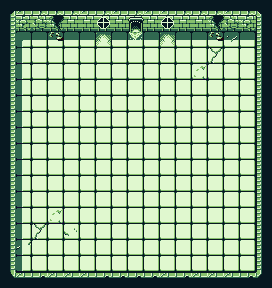

Below is a game level as drawn by its tile map, then a one-line description and the .tmx file that defines it, in full:
An orthogonal 17x18 tile map with 16x16 px tiles, 5 tile layers (Tile, Tile-Wall, Item, Door Close, ...), 2 hidden layers not drawn, 2 tilesets.

<map version="1.9" tiledversion="1.9.2" orientation="orthogonal" renderorder="right-down" width="17" height="18" tilewidth="16" tileheight="16" infinite="0" nextlayerid="8" nextobjectid="1">
 <tileset firstgid="1" source="GBDungeon.tsx" />
 <tileset firstgid="71" source="Path.tsx" />
 <layer id="1" name="Tile" width="17" height="18">
  <data encoding="csv">
0,0,0,0,0,0,0,0,0,0,0,0,0,0,0,0,0,
0,0,0,0,0,0,0,0,0,0,0,0,0,0,0,0,0,
0,39,18,58,18,18,10,18,17,18,10,18,18,58,28,18,0,
0,30,46,46,46,46,46,46,46,46,46,46,46,38,46,46,0,
0,30,46,46,46,46,46,46,46,46,46,46,47,46,46,46,0,
0,30,46,46,46,46,46,46,46,46,46,46,46,46,46,46,0,
0,30,46,46,46,46,46,46,46,46,46,46,46,46,46,46,0,
0,30,46,46,46,46,46,46,46,46,46,46,46,46,46,46,0,
0,30,46,46,46,46,46,46,46,46,46,46,46,46,46,46,0,
0,30,46,46,46,46,46,46,46,46,46,46,46,46,46,46,0,
0,30,46,46,46,46,46,46,46,46,46,46,46,46,46,46,0,
0,30,46,46,46,46,46,46,46,46,46,46,46,46,46,46,0,
0,30,46,46,46,46,46,46,46,46,46,46,46,46,46,46,0,
0,30,46,47,46,46,46,46,46,46,46,46,46,46,46,46,0,
0,30,38,46,37,46,46,46,46,46,46,46,46,46,46,46,0,
0,29,46,46,46,46,46,46,46,46,46,46,46,46,46,46,0,
0,30,46,46,46,46,46,46,46,46,46,46,46,46,46,46,0,
0,0,0,0,0,0,0,0,0,0,0,0,0,0,0,0,0
</data>
 </layer>
 <layer id="2" name="Tile-Wall" width="17" height="18">
  <data encoding="csv">
1,2,3,3,3,2,3,2,3,2,2,3,3,3,2,3,4,
11,12,13,6,5,5,5,5,5,5,5,5,5,6,13,12,14,
21,0,0,0,0,0,0,0,0,0,0,0,0,0,0,0,24,
11,0,0,0,0,0,0,0,0,0,0,0,0,0,0,0,14,
11,0,0,0,0,0,0,0,0,0,0,0,0,0,0,0,14,
11,0,0,0,0,0,0,0,0,0,0,0,0,0,0,0,14,
21,0,0,0,0,0,0,0,0,0,0,0,0,0,0,0,24,
21,0,0,0,0,0,0,0,0,0,0,0,0,0,0,0,24,
11,0,0,0,0,0,0,0,0,0,0,0,0,0,0,0,14,
21,0,0,0,0,0,0,0,0,0,0,0,0,0,0,0,24,
21,0,0,0,0,0,0,0,0,0,0,0,0,0,0,0,24,
11,0,0,0,0,0,0,0,0,0,0,0,0,0,0,0,14,
21,0,0,0,0,0,0,0,0,0,0,0,0,0,0,0,24,
11,0,0,0,0,0,0,0,0,0,0,0,0,0,0,0,14,
11,0,0,0,0,0,0,0,0,0,0,0,0,0,0,0,14,
11,0,0,0,0,0,0,0,0,0,0,0,0,0,0,0,14,
21,0,0,0,0,0,0,0,0,0,0,0,0,0,0,0,24,
31,32,33,32,32,32,33,33,33,33,32,33,32,32,32,33,34
</data>
 </layer>
 <layer id="3" name="Item" width="17" height="18">
  <data encoding="csv">
0,0,0,0,0,0,0,0,0,0,0,0,0,0,0,0,0,
0,0,0,0,0,0,67,0,0,0,67,0,0,0,0,0,0,
0,0,0,0,0,0,0,0,0,0,0,0,0,0,0,0,0,
0,0,0,0,0,0,0,0,0,0,0,0,0,0,0,0,0,
0,0,0,0,0,0,0,0,0,0,0,0,0,0,0,0,0,
0,0,0,0,0,0,0,0,0,0,0,0,0,0,0,0,0,
0,0,0,0,0,0,0,0,0,0,0,0,0,0,0,0,0,
0,0,0,0,0,0,0,0,0,0,0,0,0,0,0,0,0,
0,0,0,0,0,0,0,0,0,0,0,0,0,0,0,0,0,
0,0,0,0,0,0,0,0,0,0,0,0,0,0,0,0,0,
0,0,0,0,0,0,0,0,0,0,0,0,0,0,0,0,0,
0,0,0,0,0,0,0,0,0,0,0,0,0,0,0,0,0,
0,0,0,0,0,0,0,0,0,0,0,0,0,0,0,0,0,
0,0,0,0,0,0,0,0,0,0,0,0,0,0,0,0,0,
0,0,0,0,0,0,0,0,0,0,0,0,0,0,0,0,0,
0,0,0,0,0,0,0,0,0,0,0,0,0,0,0,0,0,
0,0,0,0,0,0,0,0,0,0,0,0,0,0,0,0,0,
0,0,0,0,0,0,0,0,0,0,0,0,0,0,0,0,0
</data>
 </layer>
 <layer id="4" name="Door Close" width="17" height="18">
  <data encoding="csv">
0,0,0,0,0,0,0,0,0,0,0,0,0,0,0,0,0,
0,0,0,0,0,0,0,0,69,0,0,0,0,0,0,0,0,
0,0,0,0,0,0,0,0,0,0,0,0,0,0,0,0,0,
0,0,0,0,0,0,0,0,0,0,0,0,0,0,0,0,0,
0,0,0,0,0,0,0,0,0,0,0,0,0,0,0,0,0,
0,0,0,0,0,0,0,0,0,0,0,0,0,0,0,0,0,
0,0,0,0,0,0,0,0,0,0,0,0,0,0,0,0,0,
0,0,0,0,0,0,0,0,0,0,0,0,0,0,0,0,0,
0,0,0,0,0,0,0,0,0,0,0,0,0,0,0,0,0,
0,0,0,0,0,0,0,0,0,0,0,0,0,0,0,0,0,
0,0,0,0,0,0,0,0,0,0,0,0,0,0,0,0,0,
0,0,0,0,0,0,0,0,0,0,0,0,0,0,0,0,0,
0,0,0,0,0,0,0,0,0,0,0,0,0,0,0,0,0,
0,0,0,0,0,0,0,0,0,0,0,0,0,0,0,0,0,
0,0,0,0,0,0,0,0,0,0,0,0,0,0,0,0,0,
0,0,0,0,0,0,0,0,0,0,0,0,0,0,0,0,0,
0,0,0,0,0,0,0,0,0,0,0,0,0,0,0,0,0,
0,0,0,0,0,0,0,0,0,0,0,0,0,0,0,0,0
</data>
 </layer>
 <layer id="5" name="Door Open" width="17" height="18">
  <data encoding="csv">
0,0,0,0,0,0,0,0,0,0,0,0,0,0,0,0,0,
0,0,0,0,0,0,0,0,70,0,0,0,0,0,0,0,0,
0,0,0,0,0,0,0,0,0,0,0,0,0,0,0,0,0,
0,0,0,0,0,0,0,0,0,0,0,0,0,0,0,0,0,
0,0,0,0,0,0,0,0,0,0,0,0,0,0,0,0,0,
0,0,0,0,0,0,0,0,0,0,0,0,0,0,0,0,0,
0,0,0,0,0,0,0,0,0,0,0,0,0,0,0,0,0,
0,0,0,0,0,0,0,0,0,0,0,0,0,0,0,0,0,
0,0,0,0,0,0,0,0,0,0,0,0,0,0,0,0,0,
0,0,0,0,0,0,0,0,0,0,0,0,0,0,0,0,0,
0,0,0,0,0,0,0,0,0,0,0,0,0,0,0,0,0,
0,0,0,0,0,0,0,0,0,0,0,0,0,0,0,0,0,
0,0,0,0,0,0,0,0,0,0,0,0,0,0,0,0,0,
0,0,0,0,0,0,0,0,0,0,0,0,0,0,0,0,0,
0,0,0,0,0,0,0,0,0,0,0,0,0,0,0,0,0,
0,0,0,0,0,0,0,0,0,0,0,0,0,0,0,0,0,
0,0,0,0,0,0,0,0,0,0,0,0,0,0,0,0,0,
0,0,0,0,0,0,0,0,0,0,0,0,0,0,0,0,0
</data>
 </layer>
 <layer id="6" name="Obstacle" width="17" height="18" visible="0">
  <data encoding="csv">
71,71,71,71,71,71,71,71,71,71,71,71,71,71,71,71,71,
71,0,0,0,0,0,0,0,0,0,0,0,0,0,0,0,71,
71,0,0,0,0,0,0,0,0,0,0,0,0,0,0,0,71,
71,0,0,0,0,0,0,0,0,0,0,0,0,0,0,0,71,
71,0,0,0,0,0,0,0,0,0,0,0,0,0,0,0,71,
71,0,0,0,0,0,0,0,0,0,0,0,0,0,0,0,71,
71,0,0,0,0,0,0,0,0,0,0,0,0,0,0,0,71,
71,0,0,0,0,0,0,0,0,0,0,0,0,0,0,0,71,
71,0,0,0,0,0,0,0,0,0,0,0,0,0,0,0,71,
71,0,0,0,0,0,0,0,0,0,0,0,0,0,0,0,71,
71,0,0,0,0,0,0,0,0,0,0,0,0,0,0,0,71,
71,0,0,0,0,0,0,0,0,0,0,0,0,0,0,0,71,
71,0,0,0,0,0,0,0,0,0,0,0,0,0,0,0,71,
71,0,0,0,0,0,0,0,0,0,0,0,0,0,0,0,71,
71,0,0,0,0,0,0,0,0,0,0,0,0,0,0,0,71,
71,0,0,0,0,0,0,0,0,0,0,0,0,0,0,0,71,
71,0,0,0,0,0,0,0,0,0,0,0,0,0,0,0,71,
71,71,71,71,71,71,71,71,71,71,71,71,71,71,71,71,71
</data>
 </layer>
 <layer id="7" name="Wall" width="17" height="18" visible="0">
  <data encoding="csv">
72,72,72,72,72,72,72,72,72,72,72,72,72,72,72,72,72,
72,72,72,72,72,72,72,72,72,72,72,72,72,72,72,72,72,
72,72,0,0,0,0,0,0,0,0,0,0,0,0,0,72,72,
72,72,0,0,0,0,0,0,0,0,0,0,0,0,0,72,72,
72,72,0,0,0,0,0,0,0,0,0,0,0,0,0,72,72,
72,72,0,0,0,0,0,0,0,0,0,0,0,0,0,72,72,
72,72,0,0,0,0,0,0,0,0,0,0,0,0,0,72,72,
72,72,0,0,0,0,0,0,0,0,0,0,0,0,0,72,72,
72,72,0,0,0,0,0,0,0,0,0,0,0,0,0,72,72,
72,72,0,0,0,0,0,0,0,0,0,0,0,0,0,72,72,
72,72,0,0,0,0,0,0,0,0,0,0,0,0,0,72,72,
72,72,0,0,0,0,0,0,0,0,0,0,0,0,0,72,72,
72,72,0,0,0,0,0,0,0,0,0,0,0,0,0,72,72,
72,72,0,0,0,0,0,0,0,0,0,0,0,0,0,72,72,
72,72,0,0,0,0,0,0,0,0,0,0,0,0,0,72,72,
72,72,0,0,0,0,0,0,0,0,0,0,0,0,0,72,72,
72,72,72,72,72,72,72,72,72,72,72,72,72,72,72,72,72,
72,72,72,72,72,72,72,72,72,72,72,72,72,72,72,72,72
</data>
 </layer>
</map>
